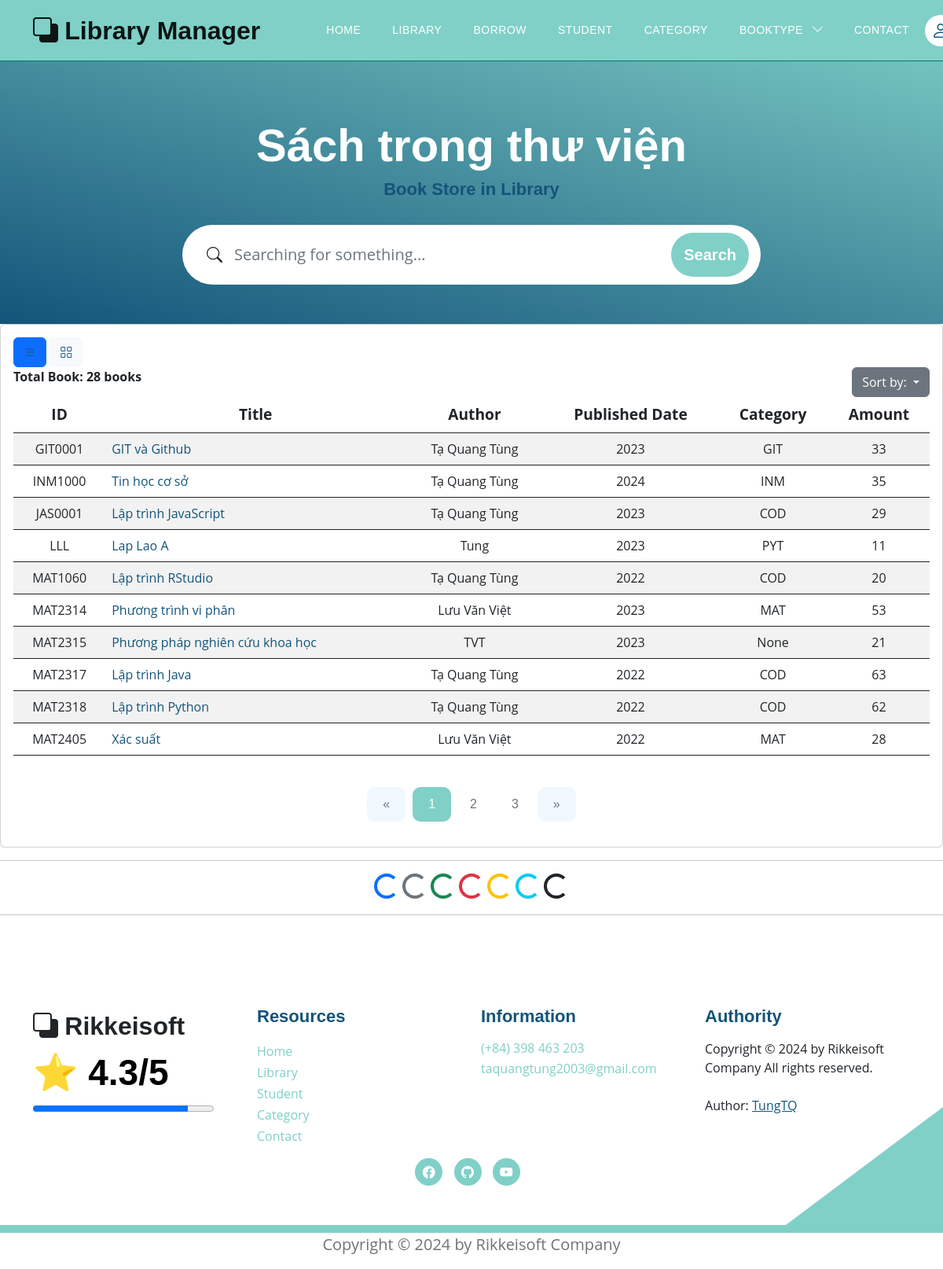
The page /books?bookview=0 on the database its author committed.
### models.py (models this page shows, shortened)
class Book(Base):
    __tablename__ = 'books'
    username_id = Column(String(30), ForeignKey('users.username'), nullable=False)
    id_book = Column(String(30), primary_key=True, unique=True, index=True)         # Số thứ tự sách
    title = Column(String(100), index=True)      # Tiêu đề sách
    author = Column(String(100), index=True)     # Tác giả
    year = Column(Integer)                  # Năm xuất bản
    quantity_amount = Column(Integer, index=True, default=0)
    category_id = Column(String(10), ForeignKey('category.category_id'), nullable=False)
    insert_at = Column(DateTime, index=True)
    insert_id = Column(String(30), index=True)
    update_at = Column(DateTime,index=True)
    update_id = Column(String(30), index=True)
    delete_at = Column(DateTime,index=True)
    delete_id = Column(String(30), index=True)
    delete_flag = Column(Integer, index=True)
    image_book = Column(String(100), index=True, nullable=True)         # Đường dẫn tới ảnh của sách
    pdf_book = Column(String(100), index=True, nullable=True)           # Đường dẫn tới file PDF của sách
    user = relationship("User", back_populates="books")
    category = relationship("Category", back_populates="category_books")
    borrows = relationship("BorrowBook", back_populates="book_borrow")
    borrowfinal = relationship("BorrowBookFinal", back_populates="book_borrow_final")
    comments = relationship("CommentBook", back_populates="book")

class Category(Base):
    __tablename__ = 'category'
    category_id = Column(String(10), primary_key=True, index=True)
    category_name = Column(String(50), index=True)
    insert_at = Column(DateTime, index=True)
    insert_id = Column(String(30), index=True)
    update_at = Column(DateTime,index=True)
    update_id = Column(String(30), index=True)
    delete_at = Column(DateTime,index=True)
    delete_id = Column(String(30), index=True)
    delete_flag = Column(Integer, index=True)
    category_books = relationship("Book", back_populates="category")

### routers/book.py (the view)
@router.get('/books', response_class=HTMLResponse)
async def read_all_books(request: Request, bookview: int, page: int = Query(1, gt=0), page_size: int = Query(10, gt=0), page_size2: int = Query(12, gt = 0), db: Session = Depends(models.get_db)):
    mean_star = function.get_mean_star(db)
    all_category2 = db.query(models.Category).filter(models.Category.delete_flag != 1).all()
    if bookview == 0:
        offset = (page - 1) * page_size
        books = db.query(models.Book).filter(models.Book.delete_flag == 0).order_by(models.Book.id_book).offset(offset).limit(page_size).all()
        total_books = db.query(models.Book).filter(models.Book.delete_flag == 0).count()
        total_pages = (total_books + page_size - 1) // page_size  # Tính toán tổng số trang
        return templates.TemplateResponse("books/library.html", {
            "request": request,
            "books": books,
            "total_books": total_books,
            "page": page,
            "total_pages": total_pages,
            "mean_star": mean_star,
            "bookview": bookview,
            "all_category2": all_category2
        })
    else:
        offset = (page - 1) * page_size2
        books = db.query(models.Book).filter(models.Book.delete_flag == 0).order_by(models.Book.id_book).offset(offset).limit(page_size2).all()
        total_books = db.query(models.Book).filter(models.Book.delete_flag == 0).count()
        total_pages = (total_books + page_size2 - 1) // page_size2  # Tính toán tổng số trang
        return templates.TemplateResponse("books/library_view.html", {
            "request": request,
            "books": books,
            "total_books": total_books,
            "page": page,
            "total_pages": total_pages,
            "mean_star": mean_star,
            "bookview": bookview,
            "all_category2": all_category2
        })

### templates/books/library.html (shortened to what this page needs)
{% extends "base.html" %}
{% block content %}
<section class="hero-section d-flex justify-content-center align-items-center" id="section_1"
    style="padding-bottom: 50px;">
    <div class="container">
        <div class="row">
            <div class="col-lg-8 col-12 mx-auto">
                <h1 class="text-white text-center"> Sách trong thư viện </h1>
                <h6 class="text-center"> Book Store in Library </h6>
                <form method="get" action="/books/search_book?bookview={{bookview}}" class="custom-form mt-4 pt-2 mb-lg-0 mb-5" role="search">
                    <div class="input-group input-group-lg">
                        <span class="input-group-text bi-search" id="basic-addon1"></span>
                        <input name="searching" type="search" class="form-control" id="searching"
                            placeholder="Searching for something..." aria-label="Search Anywhere">
                        <button type="submit" class="btn btn-primary">Search</button>
                    </div>
                </form>
            </div>
        </div>
    </div>
</section>
<div class="card card-table comman-shadow">
    <div class="card-body">
        <div class="table-responsive">
            <div id="DataTables_Table_0_wrapper" class="dataTables_wrapper no-footer">
                <div class="row">
                    <div class="container">
                        <div class="button-container">
                            <button class="btn btn-primary button">
                                <a href="/books?bookview=0">
                                    <i class="bi bi-list"></i>
                                </a>
                            </button>
                            <button class="btn btn-light button">
                                <a href="/books?bookview=1">
                                    <i class="bi bi-grid"></i>
                                </a>
                            </button>
                        </div>
                    </div>
                    <div class="col-md-6">
                        <div class="dataTables_length" id="DataTables_Table_0_length">
                            <label> <b> Total Book: {{total_books}} books </b>
                            </label>
                        </div>
                    </div>
                    <div class="col-md-6 text-md-end">
                        <div class="dropdown">
                            <button class="btn btn-secondary dropdown-toggle" type="button" data-bs-toggle="dropdown" aria-expanded="false">
                                Sort by:
                            </button>
                        </div>
                    </div>
                </div>
                <table
                    class="table border-0 star-student table-hover table-center mb-0 datatable table-striped dataTable no-footer"
                    id="DataTables_Table_0" aria-describedby="DataTables_Table_0_info">
                    <thead class="student-thread">
                        <tr style="text-align: center; font-size:larger;">
                            <th rowspan="1" colspan="1"
                                aria-label="ID: activate to sort column ascending">ID</th>
                            <th rowspan="1" colspan="1"
                                aria-label="Title: activate to sort column ascending">Title</th>
                            <th rowspan="1" colspan="1"
                                aria-label="Author: activate to sort column ascending">Author</th>
                            <th rowspan="1" colspan="1"
                                aria-label="Published Date: activate to sort column ascending">Published Date</th>
                            <th rowspan="1" colspan="1"
                                aria-label="Category: activate to sort column ascending">Category</th>
                            <th rowspan="1" colspan="1"
                                aria-label="Action: activate to sort column ascending">Amount</th>
                        </tr>
                    </thead>
                    <tbody>
                        <form action="">
                        {% for book in books %}
                            <tr class="{% if loop.index is even %} even {% else %}odd{% endif %}">
                                <td style="text-align: center;">{{ book.id_book }}</td>
                                <td> <a href="/books/detail_book?choice_book={{book.id_book}}">{{ book.title }}</a></td>
                                <td style="text-align: center;">{{ book.author }}</td>
                                <td style="text-align: center;">{{ book.year }}</td>
                                <td style="text-align: center;">{{ book.category }}</td>
                                <td style="text-align: center;">{{ book.quantity_amount }}</td>
                            </tr>
                        {% endfor %}
                        </form>
                    </tbody>
                </table>
                <div style="text-align: center;">
                    <nav aria-label="Page navigation example" style="display: inline-block;">
                        <ul class="pagination">
                            <li class="page-item {% if page == 1 %}disabled{% endif %}">
                                <a class="page-link" href="/books?bookview=0&page={{ page - 1 }}" aria-label="Previous">
                                    <span aria-hidden="true">&laquo;</span>
                                </a>
                            </li>
                            {% for num in range(1, total_pages + 1) %}
                            <li class="page-item {% if num == page %}active{% endif %}">
                                <a class="page-link" href="/books?bookview=0&page={{ num }}">{{ num }}</a>
                            </li>
                            {% endfor %}
                            <li class="page-item {% if page == total_pages %}disabled{% endif %}">
                                <a class="page-link" href="/books?bookview=0&page={{ page + 1 }}" aria-label="Next">
                                    <span aria-hidden="true">&raquo;</span>
                                </a>
                            </li>
                        </ul>
                    </nav>
                </div>
            </div>
        </div>
    </div>
</div>
<hr>
<div style="text-align: center;">
    <div class="spinner-border text-primary" role="status">
    </div>
    <div class="spinner-border text-secondary" role="status">
    </div>
    <div class="spinner-border text-success" role="status">
    </div>
    <div class="spinner-border text-danger" role="status">
    </div>
    <div class="spinner-border text-warning" role="status">
    </div>
    <div class="spinner-border text-info" role="status">
    </div>
    <div class="spinner-border text-dark" role="status">
    </div>
</div>
<hr>
{% endblock content %}

### static/css/templatemo-topic-listing.css (style rules this page uses)
:root { --white-color: #ffffff; --primary-color: #13547a; --secondary-color: #80d0c7; --section-bg-color: #f0f8ff; --custom-btn-bg-color: #80d0c7; --custom-btn-bg-hover-color: #13547a; --dark-color: #000000; --p-color: #717275; --border-color: #7fffd4; --link-hover-color: #13547a; --body-font-family: 'Open Sans', sans-serif; --title-font-family: 'Montserrat', sans-serif; --h1-font-size: 58px; --h2-font-size: 46px; --h3-font-size: 32px; --h4-font-size: 28px; --h5-font-size: 24px; --h6-font-size: 22px; --p-font-size: 20px; --menu-font-size: 14px; --btn-font-size: 18px; --copyright-font-size: 16px; --border-radius-large: 100px; --border-radius-medium: 20px; --border-radius-small: 10px; --font-weight-normal: 400; --font-weight-medium: 500; --font-weight-semibold: 600; --font-weight-bold: 700; }
body { background-color: var(--white-color); font-family: var(--body-font-family); }
h2, h3, h4, h5, h6 { color: var(--dark-color); }
h1, h2, h3, h4, h5, h6 { font-family: var(--title-font-family); font-weight: var(--font-weight-semibold); }
h1 { font-size: var(--h1-font-size); font-weight: var(--font-weight-bold); }
h6 { color: var(--primary-color); font-size: var(--h6-font-size); }
ul li { color: var(--p-color); font-size: var(--p-font-size); font-weight: var(--font-weight-normal); }
a, button { touch-action: manipulation; transition: all 0.3s; }
a { display: inline-block; color: var(--primary-color); text-decoration: none; }
b, strong { font-weight: var(--font-weight-bold); }
.hero-section { background-image: linear-gradient(15deg, #13547a 0%, #80d0c7 100%); position: relative; overflow: hidden; padding-top: 150px; padding-bottom: 150px; }
.hero-section .input-group { background-color: var(--white-color); border-radius: var(--border-radius-large); padding: 10px 15px; }
.hero-section .input-group-text { background-color: transparent; border: 0; }
.hero-section input[type="search"] { border: 0; box-shadow: none; margin-bottom: 0; padding-left: 0; }
.hero-section button[type="submit"] { background-color: var(--primary-color); border: 0; border-radius: var(--border-radius-large) !important; color: var(--white-color); max-width: 150px; }
.pagination { margin-top: 40px; }
.page-link { border: 0; border-radius: var(--border-radius-small); color: var(--p-color); font-family: var(--title-font-family); margin: 0 5px; padding: 10px 20px; }
.page-item:first-child .page-link { margin-right: 10px; }
.page-item:first-child .page-link, .page-item:last-child .page-link { background-color: var(--section-bg-color); border-radius: var(--border-radius-small); }
.active>.page-link, .page-link.active { background-color: var(--secondary-color); border-color: var(--secondary-color); }
.custom-form .form-control { border-radius: var(--border-radius-large); color: var(--p-color); margin-bottom: 24px; padding-top: 13px; padding-bottom: 13px; padding-left: 20px; outline: none; }
.custom-form button[type="submit"] { background: var(--custom-btn-bg-color); border: none; border-radius: var(--border-radius-large); color: var(--white-color); font-family: var(--title-font-family); font-size: var(--p-font-size); font-weight: var(--font-weight-semibold); transition: all 0.3s; margin-bottom: 0; }

### rows shown on the page
Book: id_book "GIT0001", title "GIT và Github", author "Tạ Quang Tùng", year "2023", category "GIT", quantity_amount "33"
Book: id_book "INM1000", title "Tin học cơ sở", author "Tạ Quang Tùng", year "2024", category "INM", quantity_amount "35"
Book: id_book "JAS0001", title "Lập trình JavaScript", author "Tạ Quang Tùng", year "2023", category "COD", quantity_amount "29"
Book: id_book "LLL", title "Lap Lao A", author "Tung", year "2023", category "PYT", quantity_amount "11"
Book: id_book "MAT1060", title "Lập trình RStudio", author "Tạ Quang Tùng", year "2022", category "COD", quantity_amount "20"
Book: id_book "MAT2314", title "Phương trình vi phân", author "Lưu Văn Việt", year "2023", category "MAT", quantity_amount "53"
Book: id_book "MAT2315", title "Phương pháp nghiên cứu khoa học", author "TVT", year "2023", category "None", quantity_amount "21"
Book: id_book "MAT2317", title "Lập trình Java", author "Tạ Quang Tùng", year "2022", category "COD", quantity_amount "63"
Book: id_book "MAT2318", title "Lập trình Python", author "Tạ Quang Tùng", year "2022", category "COD", quantity_amount "62"
Book: id_book "MAT2405", title "Xác suất", author "Lưu Văn Việt", year "2022", category "MAT", quantity_amount "28"

### other values the page prints
{{ total_books }} "28"
{{ num }} "1" "2" "3"
{{ mean_star }} "4.3"
